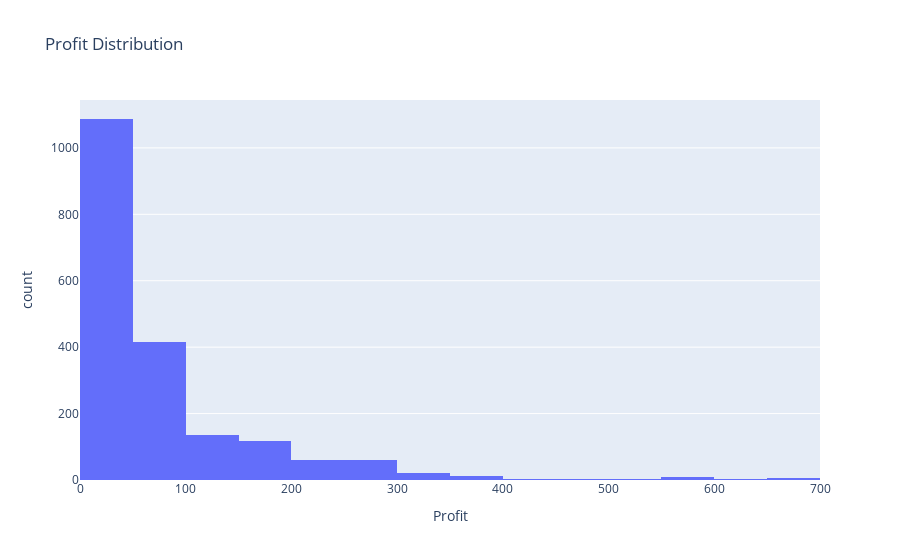

Notebook code for this chart:
### Markdown cell above
##### Profit Distribution across Trades
- Calculate and visualize the distribution of profits across all trades. This provides insights into the consistency and variability of returns.

### Code cell
profit_dist = px.histogram(
    luffy_df, 
    x='profit', 
    nbins=20, 
    title='Profit Distribution', 
    labels={'profit': 'Profit', 'count':'Frequency'})

profit_dist.show()

### Figure 1 — Plotly figure (JSON) as saved in the notebook; plotly's stock layout.template omitted (floating-point values rounded to 4 significant figures; data arrays with more than 128 entries replaced by an {"elided": "..."} marker saying what was removed)
{"data": [{"alignmentgroup": "True", "bingroup": "x", "hovertemplate": "Profit=%{x}<br>count=%{y}<extra></extra>", "legendgroup": "", "marker": {"color": "#636efa", "pattern": {"shape": ""}}, "name": "", "nbinsx": 20, "offsetgroup": "", "orientation": "v", "showlegend": false, "type": "histogram", "x": {"elided": "1939 float values"}, "xaxis": "x", "yaxis": "y"}], "layout": {"barmode": "relative", "legend": {"tracegroupgap": 0}, "title": {"text": "Profit Distribution"}, "xaxis": {"anchor": "y", "domain": [0, 1], "title": {"text": "Profit"}}, "yaxis": {"anchor": "x", "domain": [0, 1], "title": {"text": "count"}}}}
